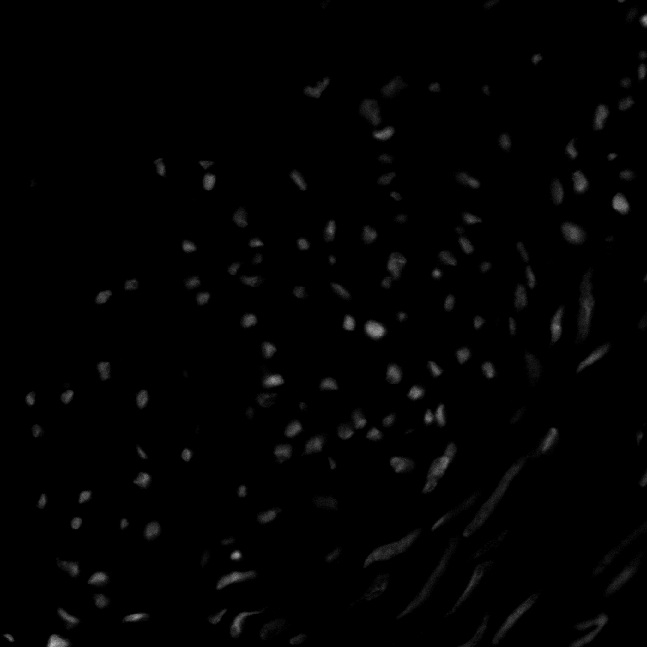
#> input picture Lab03 - Histogram Equalization/im_cells.png, 647 x 647 px
$ jupyter execute --allow-errors Lab03_hist.ipynb
#> lines starting #> are read from the running program, lines starting #| are printed output that depends on the picture
**Prática de Histogramas**

1)
- Produza a imagem ‘negativa’ do arquivo ‘im_cells.png’
- Com a imagem negativa, produza a imagem original novamente.
- Mostre lado a lado a imagem original e a negativa. Em qual deles os objetos presentes na imagem são melhor percebidos? Justifique.
- Aplique a imagem uma função logarítmica.

[cell 1]
import cv2
import matplotlib.pyplot as plt
import numpy as np

img = cv2.imread("im_cells.png", cv2.IMREAD_GRAYSCALE)
#> img is the input picture: shape (647, 647); min 0, max 188, mean 2.4
#plt.imshow(img, cmap='gray', vmin=0, vmax=255);

linhas = img.shape[0]
#> linhas = 647
colunas = img.shape[1];
#> colunas = 647

[cell 2]
# code here
def negative(img):
    w = np.max(img)
    return w - img

[cell 3]
def logarithmImg(img):
    c = 255/np.log(255)
    max = np.max(img)
    g = c * np.log2(img/max + 1)
    return g

def exponentImg(img, alpha, q):
    A = q / (1-np.exp(-alpha))
    temp = (1 - np.exp(-alpha * img / q))
    return A * temp

alpha = 0.5  # Puedes ajustar el valor de alpha según tus necesidades
q = 255.0  # Puedes ajustar el valor de q según tus necesidades

[cell 4]
temp = exponentImg(img, alpha, q)
plt.imshow(temp, cmap='gray')

[cell 5]
plt.figure()
f, axarr = plt.subplots(1,3, figsize=(10,10))

temp = negative(img)
#> in negative, `w = np.max(img)`: w = 188
#> in negative, `return w - img`:
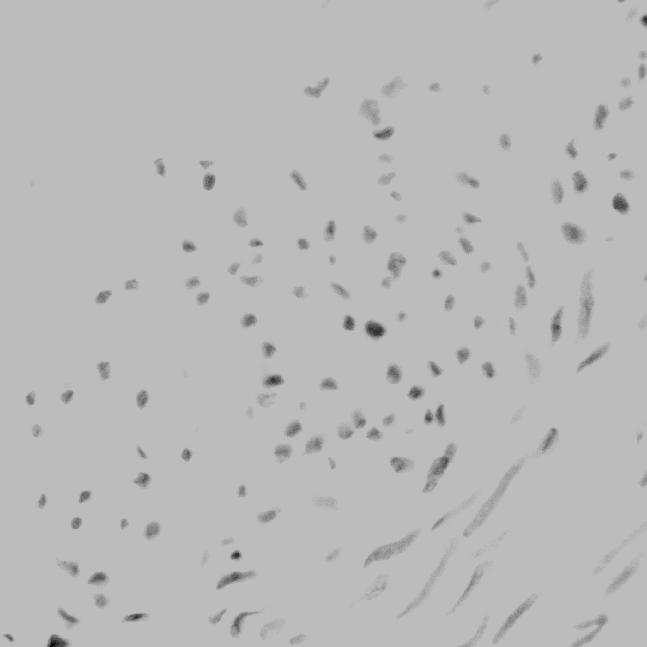
#> returned value: shape (647, 647); min 0, max 188, mean 185.6

axarr[0].imshow(img, cmap='gray')
axarr[1].imshow(temp , cmap='gray')
axarr[2].imshow(negative(temp) , cmap='gray')
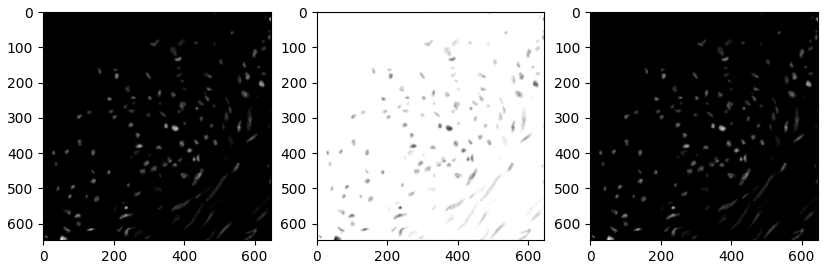
#> figure drawn by matplotlib, 3 panels

Resposta: As imagens apresentan a mesma informação, para perpectiva humana a imagem negativa revela details interesantes mas somente é uma vizualização diferente.

[cell 6]
temp = logarithmImg(img)
#> in logarithmImg, `g = c * np.log2(img/max + 1)`:
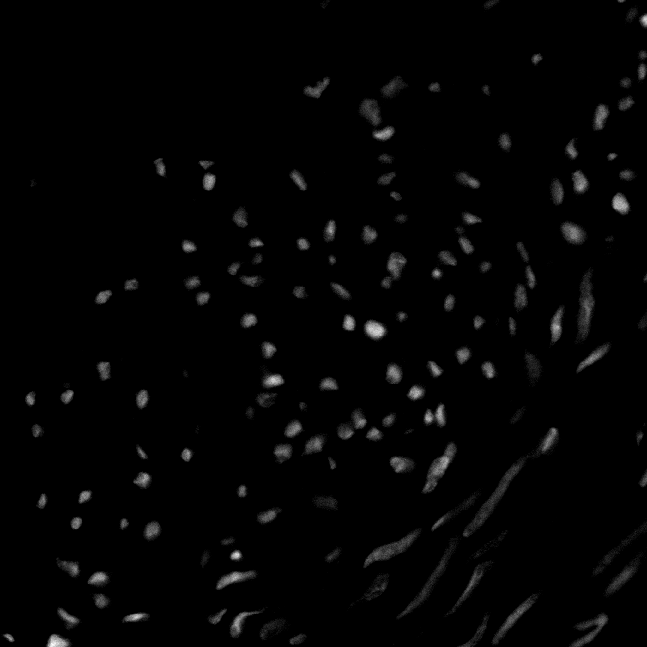
#> g: shape (647, 647) float64; min 0, max 46.02, mean 0.8; drawn with min black and max white
plt.imshow(temp, cmap='gray')

2)
- Abra a imagem 'pout.tif' e mostre seu histograma.
- Equalize a imagem anterior e mostre novamente seu histograma. Mostra a curva de transformação (consulte https://www.mathworks.com/help/images/histogram-equalization.html)
(procurar função OpenCV)

[cell 7]
# code here
import cv2
import matplotlib.pyplot as plt
import numpy as np

img = cv2.imread("pout.tif", cv2.IMREAD_GRAYSCALE)
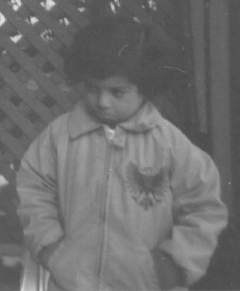
#> input picture Lab03 - Histogram Equalization/pout.tif, 240 x 291 px
#> img is the input picture: shape (291, 240); min 74, max 224, mean 110.3
plt.imshow(img, cmap='gray', vmin=0, vmax=255);

linhas = img.shape[0]
#> linhas = 291
colunas = img.shape[1];
#> colunas = 240

[cell 8]
def histImg(img):
    dict = { }
    height = img.shape[0]
    weight = img.shape[1]
    for i in range(0,256):
        dict[i] = 0.0
    for i in range(0,height):
        for j in range(0,weight):
            if img[i,j] in dict:
                dict[img[i,j]] = dict[img[i,j]] + 1
            else:
                dict[img[i,j]] = 1
    return dict

def drawHistImg(dict):
    plt.bar(dict.keys(), dict.values())
    plt.show()

[cell 9]
drawHistImg(histImg(img))
#> after the loop in histImg, `for i in range(0,height):`: dict = 256 items
#> in drawHistImg, `plt.show()`:
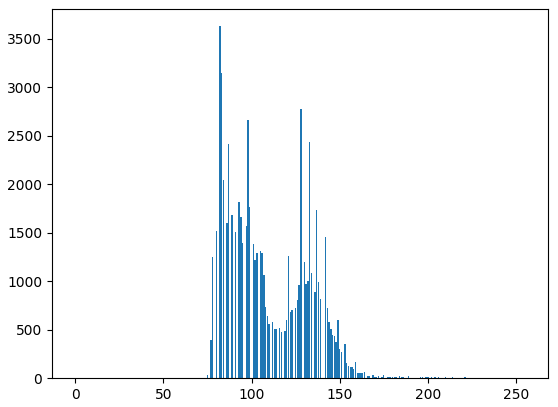
#> figure drawn by matplotlib, 1 panel; tallest bar 3628 high, from x = 81.6 to 82.4

[cell 10]
plt.hist(img.ravel(), bins=256, range=(0, 256))
plt.plot()
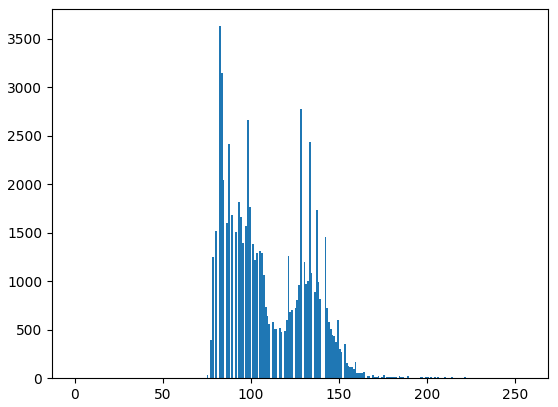
#> figure drawn by matplotlib, 1 panel; tallest bar 3628 high, from x = 82 to 83

[cell 11]
dst = cv2.equalizeHist(img)
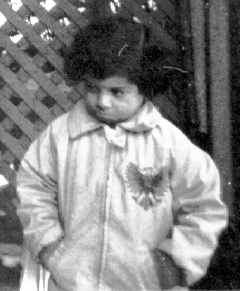
#> dst: shape (291, 240); min 0, max 255, mean 130.4

plt.figure()
f, axarr = plt.subplots(1,4, figsize=(12,3))

axarr[0].imshow(img, cmap='gray')
axarr[1].imshow(dst, cmap='gray')

hist_img = axarr[2].hist(img.ravel(), bins=256, range=(0, 256), color='gray')
hist_dst = axarr[3].hist(dst.ravel(), bins=256, range=(0, 256), color='gray')

axarr[0].set_title('Original Image')
axarr[1].set_title('Transformed Image')
axarr[2].set_title('Histogram (Original)')
axarr[3].set_title('Histogram (Transformed)')

plt.show()
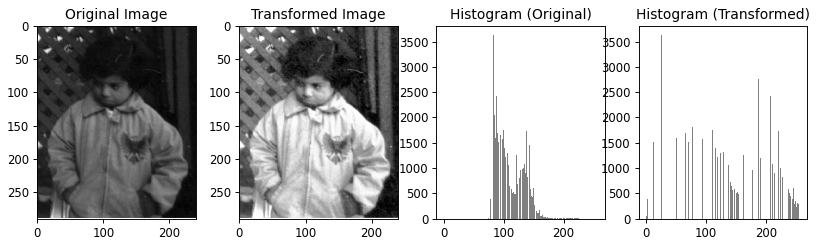
#> figure drawn by matplotlib, 4 panels; panel 3: tallest bar 3628 high, from x = 82 to 83; panel 4: tallest bar 3628 high, from x = 25 to 26

3) *Implemente* o algoritmo de equalização de histograma e aplique a imagem ‘imcells.png’. Use o mínimos de laços for - tente realizar operações diretas com matrizes e vetores do numpy
- Aplique o mesmo algortimo 2x na mesma imagem e compare os resultados

[cell 12]
dict1 = histImg(img)
#> dict1 = 256 items
dict1

[cell 13]
def equalizeImage(img):
    dict1 = histImg(img)

    matData = np.zeros((256,7))
    for i in range(0, matData.shape[0]):
        matData[i,0] = i
        matData[i,1] = dict1[i]

    sumTotal = np.sum(matData[:,1])
    sumTemp = 0
    for i in range(0, matData.shape[0]):
        matData[i,2] = matData[i,1] / sumTotal
        sumTemp = sumTemp + matData[i,2]
        matData[i,3] = sumTemp
        matData[i,4] = matData[i,3] * 256
        matData[i,5] = np.floor(matData[i,4])

    sumTemp = 0

    tranDict = {}
    for i in range(0, matData.shape[0]):
        tranDict[i] = matData[i,5]
    dim = img.shape
    newImg = np.zeros(dim)
    for i in range(0, dim[0]):
        for j in range(0, dim[1]):
            newImg[i,j] = tranDict[img[i,j]]

    return newImg

[cell 14]
def equalizeImage(img, tempDict):
    dim = img.shape
    newImg = np.zeros(dim)
    for i in range(0, dim[0]):
        for j in range(0, dim[1]):
            newImg[i,j] = tempDict[img[i,j]]
    return newImg

[cell 15]
plt.imshow(img, cmap='gray')

[cell 16]
plt.figure()
f, axarr = plt.subplots(1,4, figsize=(12,3))

#> (the rest of this cell did not finish here and is left out)

#> (a cell that did not finish here is left out)

[cell 18]
# code here
import cv2
import matplotlib.pyplot as plt
import numpy as np

img = cv2.imread("im_cells.png", cv2.IMREAD_GRAYSCALE)
plt.imshow(img, cmap='gray', vmin=0, vmax=255);

linhas = img.shape[0]
#> linhas = 647
colunas = img.shape[1];
#> colunas = 647
